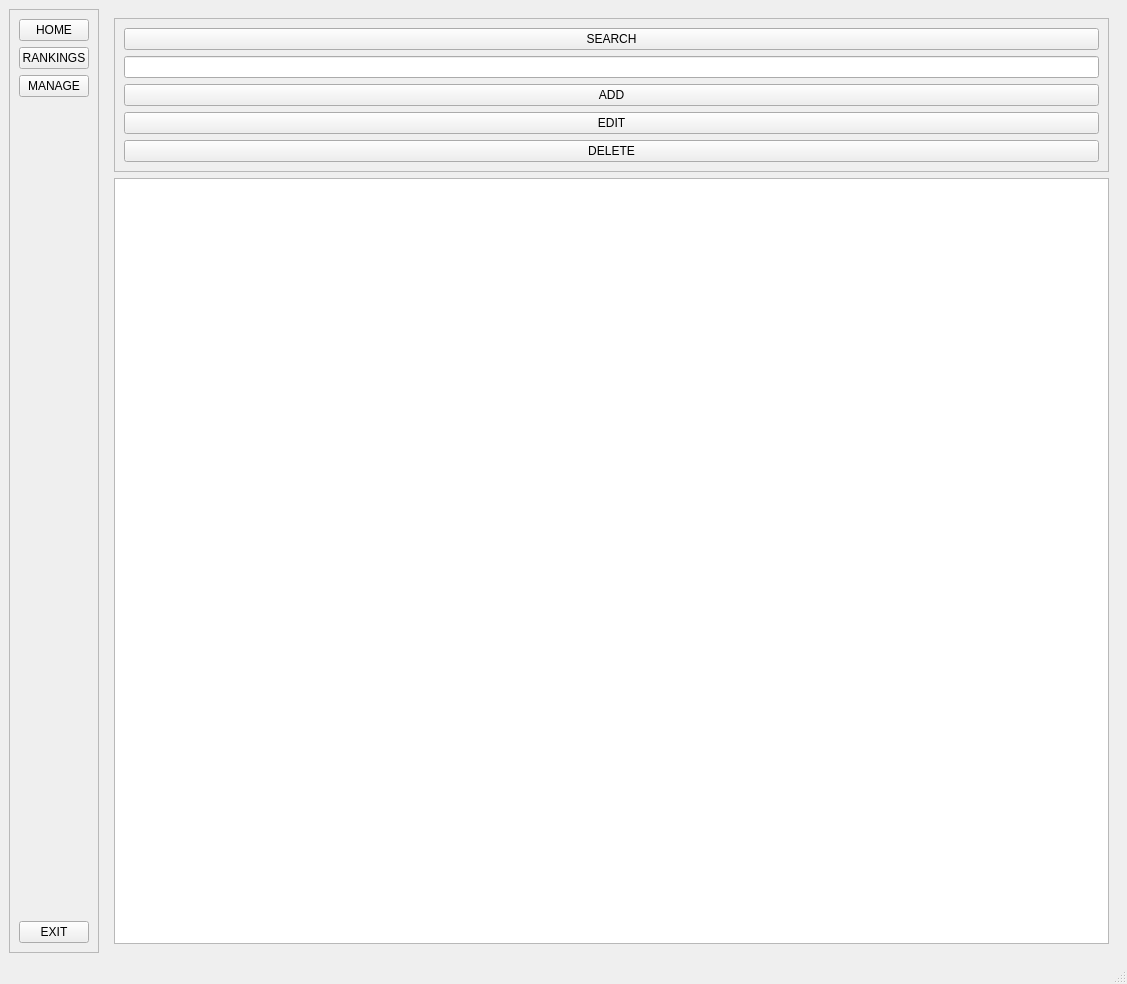
<?xml version="1.0" encoding="UTF-8"?>
<ui version="4.0">
 <class>MainWindow</class>
 <widget class="QMainWindow" name="MainWindow">
  <property name="geometry">
   <rect>
    <x>0</x>
    <y>0</y>
    <width>1127</width>
    <height>984</height>
   </rect>
  </property>
  <property name="windowTitle">
   <string>MainWindow</string>
  </property>
  <widget class="QWidget" name="centralwidget">
   <layout class="QHBoxLayout" name="horizontalLayout">
    <item>
     <widget class="QFrame" name="sidebarFrame">
      <property name="minimumSize">
       <size>
        <width>90</width>
        <height>0</height>
       </size>
      </property>
      <property name="maximumSize">
       <size>
        <width>90</width>
        <height>16777215</height>
       </size>
      </property>
      <property name="frameShape">
       <enum>QFrame::StyledPanel</enum>
      </property>
      <property name="frameShadow">
       <enum>QFrame::Raised</enum>
      </property>
      <layout class="QVBoxLayout" name="verticalLayout">
       <item>
        <widget class="QPushButton" name="btnHome">
         <property name="text">
          <string>HOME</string>
         </property>
        </widget>
       </item>
       <item>
        <widget class="QPushButton" name="btnRankings">
         <property name="text">
          <string>RANKINGS</string>
         </property>
        </widget>
       </item>
       <item>
        <widget class="QPushButton" name="btnManage">
         <property name="text">
          <string>MANAGE</string>
         </property>
        </widget>
       </item>
       <item>
        <spacer name="verticalSpacer">
         <property name="orientation">
          <enum>Qt::Vertical</enum>
         </property>
         <property name="sizeHint" stdset="0">
          <size>
           <width>20</width>
           <height>360</height>
          </size>
         </property>
        </spacer>
       </item>
       <item>
        <widget class="QPushButton" name="btnExit">
         <property name="text">
          <string>EXIT</string>
         </property>
        </widget>
       </item>
      </layout>
     </widget>
    </item>
    <item>
     <widget class="QStackedWidget" name="stackedWidget">
      <property name="currentIndex">
       <number>2</number>
      </property>
      <widget class="QWidget" name="pageHome">
       <layout class="QVBoxLayout" name="verticalLayout_2">
        <item>
         <widget class="QLabel" name="labelHomeTitle">
          <property name="text">
           <string>Welcome to the world's largest home for anime!</string>
          </property>
          <property name="alignment">
           <set>Qt::AlignCenter</set>
          </property>
         </widget>
        </item>
        <item>
         <widget class="QLineEdit" name="inputSearchHome">
          <property name="placeholderText">
           <string>Search anime...</string>
          </property>
         </widget>
        </item>
        <item>
         <widget class="QLabel" name="labelHomeImage">
          <property name="text">
           <string/>
          </property>
          <property name="pixmap">
           <pixmap>../img/banner.png</pixmap>
          </property>
          <property name="scaledContents">
           <bool>true</bool>
          </property>
          <property name="alignment">
           <set>Qt::AlignCenter</set>
          </property>
         </widget>
        </item>
       </layout>
      </widget>
      <widget class="QWidget" name="pageRankings">
       <layout class="QVBoxLayout" name="verticalLayout_3">
        <item>
         <widget class="QFrame" name="filterFrame">
          <property name="frameShape">
           <enum>QFrame::StyledPanel</enum>
          </property>
          <property name="frameShadow">
           <enum>QFrame::Raised</enum>
          </property>
          <layout class="QHBoxLayout" name="horizontalLayout_2">
           <item>
            <widget class="QPushButton" name="btnTopAnime">
             <property name="text">
              <string>TOP ANIME</string>
             </property>
            </widget>
           </item>
           <item>
            <widget class="QPushButton" name="btnAZ">
             <property name="text">
              <string>LATEST</string>
             </property>
            </widget>
           </item>
           <item>
            <widget class="QPushButton" name="btnLatest">
             <property name="text">
              <string>A-Z</string>
             </property>
            </widget>
           </item>
          </layout>
         </widget>
        </item>
        <item>
         <widget class="QListWidget" name="animeRankingList"/>
        </item>
       </layout>
      </widget>
      <widget class="QWidget" name="pageManage">
       <layout class="QVBoxLayout" name="verticalLayout_5">
        <item>
         <widget class="QFrame" name="frame">
          <property name="frameShape">
           <enum>QFrame::StyledPanel</enum>
          </property>
          <property name="frameShadow">
           <enum>QFrame::Raised</enum>
          </property>
          <layout class="QVBoxLayout" name="verticalLayout_4">
           <item>
            <widget class="QPushButton" name="btnSearch">
             <property name="text">
              <string>SEARCH</string>
             </property>
            </widget>
           </item>
           <item>
            <widget class="QLineEdit" name="inputSearchManage"/>
           </item>
           <item>
            <widget class="QPushButton" name="btnAdd">
             <property name="text">
              <string>ADD</string>
             </property>
            </widget>
           </item>
           <item>
            <widget class="QPushButton" name="btnEdit">
             <property name="text">
              <string>EDIT</string>
             </property>
            </widget>
           </item>
           <item>
            <widget class="QPushButton" name="btnDelete">
             <property name="text">
              <string>DELETE</string>
             </property>
            </widget>
           </item>
          </layout>
         </widget>
        </item>
        <item>
         <widget class="QListWidget" name="animeList"/>
        </item>
       </layout>
      </widget>
     </widget>
    </item>
   </layout>
  </widget>
  <widget class="QMenuBar" name="menubar">
   <property name="geometry">
    <rect>
     <x>0</x>
     <y>0</y>
     <width>1127</width>
     <height>26</height>
    </rect>
   </property>
  </widget>
  <widget class="QStatusBar" name="statusbar"/>
 </widget>
 <resources/>
 <connections/>
</ui>
